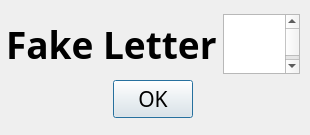
<?xml version="1.0" encoding="UTF-8"?>
<ui version="4.0">
 <class>Setting_Dialog</class>
 <widget class="QDialog" name="Setting_Dialog">
  <property name="windowModality">
   <enum>Qt::NonModal</enum>
  </property>
  <property name="enabled">
   <bool>true</bool>
  </property>
  <property name="geometry">
   <rect>
    <x>0</x>
    <y>0</y>
    <width>310</width>
    <height>135</height>
   </rect>
  </property>
  <property name="minimumSize">
   <size>
    <width>310</width>
    <height>135</height>
   </size>
  </property>
  <property name="maximumSize">
   <size>
    <width>310</width>
    <height>135</height>
   </size>
  </property>
  <property name="focusPolicy">
   <enum>Qt::NoFocus</enum>
  </property>
  <property name="contextMenuPolicy">
   <enum>Qt::NoContextMenu</enum>
  </property>
  <property name="windowTitle">
   <string>Setting</string>
  </property>
  <property name="sizeGripEnabled">
   <bool>false</bool>
  </property>
  <widget class="QWidget" name="verticalLayoutWidget">
   <property name="geometry">
    <rect>
     <x>6</x>
     <y>1</y>
     <width>294</width>
     <height>131</height>
    </rect>
   </property>
   <layout class="QVBoxLayout" name="verticalLayout">
    <item>
     <spacer name="verticalSpacer">
      <property name="orientation">
       <enum>Qt::Vertical</enum>
      </property>
      <property name="sizeHint" stdset="0">
       <size>
        <width>20</width>
        <height>40</height>
       </size>
      </property>
     </spacer>
    </item>
    <item>
     <layout class="QHBoxLayout" name="horizontalLayout">
      <item>
       <widget class="QLabel" name="label">
        <property name="font">
         <font>
          <family>Agency FB</family>
          <pointsize>28</pointsize>
          <weight>75</weight>
          <bold>true</bold>
         </font>
        </property>
        <property name="text">
         <string>Fake Letter</string>
        </property>
       </widget>
      </item>
      <item>
       <spacer name="horizontalSpacer_3">
        <property name="orientation">
         <enum>Qt::Horizontal</enum>
        </property>
        <property name="sizeHint" stdset="0">
         <size>
          <width>40</width>
          <height>20</height>
         </size>
        </property>
       </spacer>
      </item>
      <item alignment="Qt::AlignHCenter|Qt::AlignVCenter">
       <widget class="QPlainTextEdit" name="plainTextEdit_letter">
        <property name="maximumSize">
         <size>
          <width>16777215</width>
          <height>60</height>
         </size>
        </property>
        <property name="font">
         <font>
          <family>Agency FB</family>
          <pointsize>28</pointsize>
         </font>
        </property>
       </widget>
      </item>
      <item>
       <spacer name="horizontalSpacer_2">
        <property name="orientation">
         <enum>Qt::Horizontal</enum>
        </property>
        <property name="sizeHint" stdset="0">
         <size>
          <width>40</width>
          <height>20</height>
         </size>
        </property>
       </spacer>
      </item>
      <item>
       <spacer name="horizontalSpacer">
        <property name="orientation">
         <enum>Qt::Horizontal</enum>
        </property>
        <property name="sizeHint" stdset="0">
         <size>
          <width>40</width>
          <height>20</height>
         </size>
        </property>
       </spacer>
      </item>
     </layout>
    </item>
    <item>
     <layout class="QHBoxLayout" name="horizontalLayout_2">
      <item>
       <spacer name="horizontalSpacer_4">
        <property name="orientation">
         <enum>Qt::Horizontal</enum>
        </property>
        <property name="sizeHint" stdset="0">
         <size>
          <width>40</width>
          <height>20</height>
         </size>
        </property>
       </spacer>
      </item>
      <item>
       <widget class="QPushButton" name="pushButton_setting_ok">
        <property name="font">
         <font>
          <family>Agency FB</family>
          <pointsize>16</pointsize>
         </font>
        </property>
        <property name="text">
         <string>OK</string>
        </property>
       </widget>
      </item>
      <item>
       <spacer name="horizontalSpacer_5">
        <property name="orientation">
         <enum>Qt::Horizontal</enum>
        </property>
        <property name="sizeHint" stdset="0">
         <size>
          <width>40</width>
          <height>20</height>
         </size>
        </property>
       </spacer>
      </item>
     </layout>
    </item>
    <item>
     <spacer name="verticalSpacer_2">
      <property name="orientation">
       <enum>Qt::Vertical</enum>
      </property>
      <property name="sizeHint" stdset="0">
       <size>
        <width>20</width>
        <height>40</height>
       </size>
      </property>
     </spacer>
    </item>
   </layout>
  </widget>
 </widget>
 <resources/>
 <connections/>
</ui>
